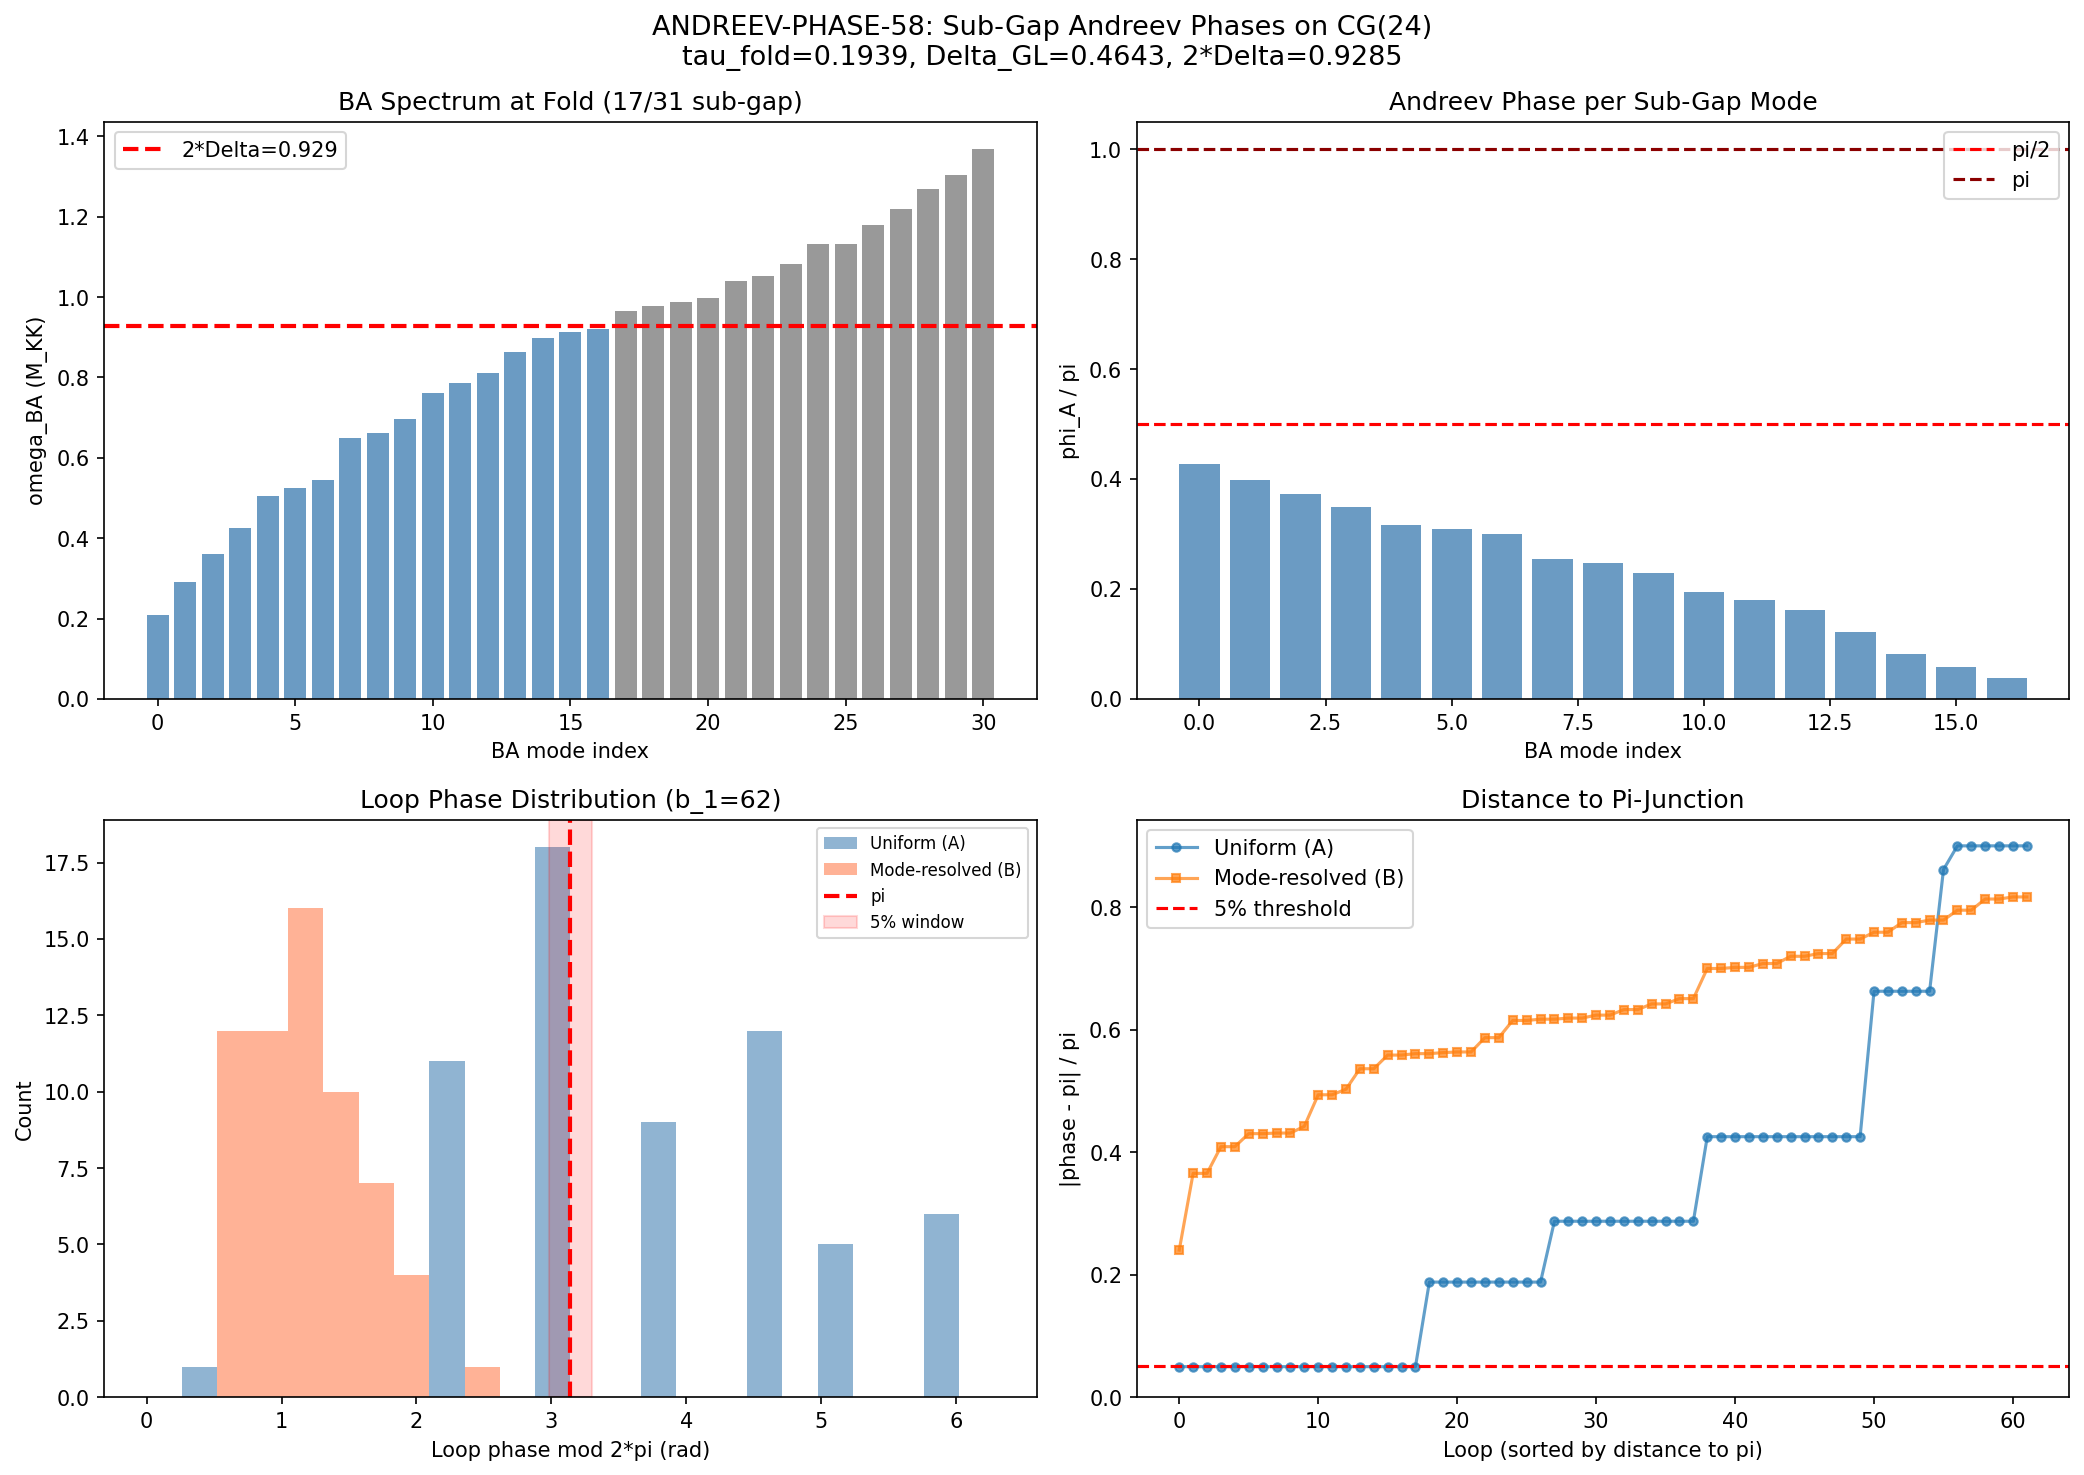

Generate this figure with Python:
#!/usr/bin/env python3
"""
S58 ANDREEV-PHASE-58: Sub-Gap Andreev Phase Shift and Pi-Junction Search
=========================================================================

Computes Andreev reflection phase shifts for sub-gap Bogoliubov-Anderson modes
on the 32-cell CG(24) fabric, finds a cycle basis for the graph (b_1 = 62),
and checks whether any loop accumulates a total phase within 5% of pi.

Gate: ANDREEV-PHASE-58 (INFO)
Criterion: Any loop phase within 5% of pi?

Input:
  - s56_ba_spectrum.npz: omega_BA(tau, mode), Delta (BCS gap)
  - s54_tb_hamiltonian.npz: adjacency matrix (32x32), bond counts
  - s54_ed_sweep.npz: fold_idx

Output:
  - s58_andreev_phase.npz: all results
  - s58_andreev_phase.png: loop phase distribution + bond phase histogram

Author: Berry Geometric Phase Theorist
Session: 58
"""

import numpy as np
import matplotlib
matplotlib.use('Agg')
import matplotlib.pyplot as plt
from pathlib import Path
import sys

sys.path.insert(0, str(Path(__file__).parent))
from canonical_constants import tau_fold

# =============================================================================
# 1. LOAD DATA
# =============================================================================

ba_data = np.load('computations/session-56/s56_ba_spectrum.npz', allow_pickle=True)
ed_data = np.load('computations/session-54/s54_ed_sweep.npz', allow_pickle=True)
tb_data = np.load('computations/session-54/s54_tb_hamiltonian.npz', allow_pickle=True)

# Fold index
fold_idx = int(ed_data['fold_idx'])
tau_fold_val = ed_data['tau_values'][fold_idx]

# BA spectrum at fold
omega_BA_all = ba_data['omega_BA']  # (50, 31)
tau_ba = ba_data['tau_values']
ba_fold_idx = np.argmin(np.abs(tau_ba - tau_fold_val))
omega_BA = omega_BA_all[ba_fold_idx]  # 31 modes

# BCS gap
Delta_GL = float(ba_data['Delta'])

# Adjacency matrix
adjacency = tb_data['adjacency'].astype(int)  # (32, 32)
N_cells = int(tb_data['N_cells'])
n_bonds = int(tb_data['n_bonds_total'])

print(f"tau_fold = {tau_fold_val:.6f}")
print(f"BA fold_idx = {ba_fold_idx}")
print(f"Delta_GL = {Delta_GL:.6f}")
print(f"2*Delta_GL = {2*Delta_GL:.6f}")
print(f"N_cells = {N_cells}, n_bonds = {n_bonds}")
print(f"b_1 = {n_bonds} - {N_cells} + 1 = {n_bonds - N_cells + 1}")

# =============================================================================
# 2. IDENTIFY SUB-GAP MODES AND COMPUTE ANDREEV PHASE SHIFTS
# =============================================================================

# Andreev reflection phase: phi_A(n) = arccos(omega / Delta_gap)
# where Delta_gap = 2*Delta for the full gap (pair-breaking threshold)
# Sub-gap condition: omega < 2*Delta
#
# Physical picture (Berry, Paper 03 -- diabolical points and Andreev reflection):
# At a superconductor-normal interface, an electron with energy E < Delta
# retroreflects as a hole with phase shift phi = arccos(E/Delta).
# Here the BA modes are collective excitations of the BCS condensate on each cell.
# The Andreev phase shift per bond reflects the mismatch between the BA mode
# energy and the local pair-breaking threshold.

two_Delta = 2 * Delta_GL
sub_gap_mask = omega_BA < two_Delta
n_sub_gap = np.sum(sub_gap_mask)
omega_sub_gap = omega_BA[sub_gap_mask]

print(f"\nSub-gap modes: {n_sub_gap}/{len(omega_BA)}")
print(f"Sub-gap omega range: [{omega_sub_gap.min():.4f}, {omega_sub_gap.max():.4f}]")

# Compute Andreev phase for each sub-gap mode
# phi_A = arccos(omega / (2*Delta))
phi_A_sub_gap = np.arccos(omega_sub_gap / two_Delta)
print(f"Andreev phases (rad): [{phi_A_sub_gap.min():.4f}, {phi_A_sub_gap.max():.4f}]")
print(f"Andreev phases (pi):  [{phi_A_sub_gap.min()/np.pi:.4f}, {phi_A_sub_gap.max()/np.pi:.4f}]")

# All modes (sub-gap get Andreev phase, above-gap get 0)
phi_A_all = np.zeros(len(omega_BA))
phi_A_all[sub_gap_mask] = phi_A_sub_gap

print(f"\nAll Andreev phases (rad):")
for i, (omega, phi) in enumerate(zip(omega_BA, phi_A_all)):
    status = "SUB-GAP" if omega < two_Delta else "ABOVE"
    print(f"  mode {i:2d}: omega={omega:.4f}, phi_A={phi:.4f} ({phi/np.pi:.4f}*pi) [{status}]")

# =============================================================================
# 3. EXTRACT BONDS AND BUILD CYCLE BASIS
# =============================================================================

# Extract bond list from adjacency matrix (upper triangle)
bonds = []
for i in range(N_cells):
    for j in range(i+1, N_cells):
        if adjacency[i, j] != 0:
            bonds.append((i, j))

assert len(bonds) == n_bonds, f"Bond count mismatch: {len(bonds)} vs {n_bonds}"
print(f"\nBonds extracted: {len(bonds)}")

# Build spanning tree using BFS from vertex 0
visited = set()
tree_edges = set()
parent = {}
queue = [0]
visited.add(0)

while queue:
    v = queue.pop(0)
    for u in range(N_cells):
        if adjacency[v, u] != 0 and u not in visited:
            visited.add(u)
            parent[u] = v
            tree_edges.add((min(v, u), max(v, u)))
            queue.append(u)

n_tree = len(tree_edges)
print(f"Spanning tree edges: {n_tree} (should be {N_cells - 1})")
assert n_tree == N_cells - 1

# Non-tree edges generate fundamental cycles
non_tree = [b for b in bonds if b not in tree_edges]
b1 = len(non_tree)
print(f"Non-tree edges (b_1): {b1} (should be {n_bonds - N_cells + 1})")
assert b1 == n_bonds - N_cells + 1

# For each non-tree edge (u,v), find the fundamental cycle:
# path from u to v in the spanning tree + the edge (u,v)
def path_to_root(node, parent_dict):
    path = [node]
    while node in parent_dict:
        node = parent_dict[node]
        path.append(node)
    return path

cycles = []
cycle_bonds = []  # list of bond-index sets for each cycle

for edge_idx, (u, v) in enumerate(non_tree):
    # Find paths from u and v to root
    path_u = path_to_root(u, parent)
    path_v = path_to_root(v, parent)

    # Find LCA (lowest common ancestor)
    set_u = set(path_u)
    lca = None
    for node in path_v:
        if node in set_u:
            lca = node
            break

    # Build cycle: u -> lca -> v -> u
    cycle_u = []
    n = u
    while n != lca:
        cycle_u.append(n)
        n = parent[n]
    cycle_u.append(lca)

    cycle_v = []
    n = v
    while n != lca:
        cycle_v.append(n)
        n = parent[n]
    # Don't include lca again

    # Full cycle: u -> ... -> lca -> ... -> v (then edge v->u closes it)
    cycle = cycle_u + list(reversed(cycle_v))
    cycles.append(cycle)

    # Extract bonds in this cycle
    cbonds = []
    for k in range(len(cycle)):
        a = cycle[k]
        b = cycle[(k+1) % len(cycle)]
        bond = (min(a, b), max(a, b))
        # Find bond index
        bond_idx = bonds.index(bond)
        cbonds.append(bond_idx)
    cycle_bonds.append(cbonds)

print(f"\nCycles found: {len(cycles)}")
cycle_lengths = [len(c) for c in cycles]
print(f"Cycle lengths: min={min(cycle_lengths)}, max={max(cycle_lengths)}, "
      f"mean={np.mean(cycle_lengths):.1f}")

# =============================================================================
# 4. ASSIGN ANDREEV PHASES TO BONDS AND COMPUTE LOOP PHASES
# =============================================================================

# Strategy: Each bond carries a phase. The simplest physical assignment is that
# each bond mediates Andreev reflection for all sub-gap modes that propagate
# across it. The total phase per bond is the sum of Andreev phases for all
# sub-gap modes.
#
# However, a more geometric approach recognizes that the BA modes are
# eigenmodes of the Laplacian on CG(24), so each mode has a specific
# spatial profile. The phase accumulated by mode n along bond (i,j) depends
# on the eigenvector amplitude.
#
# We implement BOTH approaches:
# (A) Uniform: each bond carries the MEAN Andreev phase of all sub-gap modes
# (B) Mode-resolved: for each mode n, assign phi_A(n) to each bond weighted
#     by the mode's Laplacian eigenvector overlap, then sum over modes

# --- Approach A: Uniform bond phase ---
mean_phi = np.mean(phi_A_sub_gap)
print(f"\n=== Approach A: Uniform bond phase ===")
print(f"Mean Andreev phase per bond: {mean_phi:.6f} rad ({mean_phi/np.pi:.6f}*pi)")

loop_phases_A = np.zeros(b1)
for c_idx, cbonds in enumerate(cycle_bonds):
    loop_phases_A[c_idx] = len(cbonds) * mean_phi

print(f"Loop phases (uniform): [{loop_phases_A.min():.4f}, {loop_phases_A.max():.4f}] rad")
print(f"Loop phases (pi):      [{loop_phases_A.min()/np.pi:.4f}, {loop_phases_A.max()/np.pi:.4f}]")

# --- Approach B: Mode-resolved with Laplacian eigenvectors ---
# The Laplacian eigenvectors give the spatial profile of each BA mode.
# Load Laplacian eigenvalues (from BA spectrum data)
laplacian_eigs = ba_data['laplacian_eigs']  # (32,) -- includes zero mode
print(f"\n=== Approach B: Mode-resolved (Laplacian eigenvector weighted) ===")

# Compute Laplacian from adjacency
degree = np.sum(adjacency, axis=1)
Laplacian = np.diag(degree) - adjacency
L_evals, L_evecs = np.linalg.eigh(Laplacian.astype(float))
# L_evecs columns are eigenvectors, sorted by eigenvalue

# The 31 non-zero modes correspond to L_evals[1:] (skip zero mode)
# BA mode n corresponds to Laplacian eigenmode n+1

# For each bond (i,j), the contribution of mode n is proportional to
# |psi_n(i) - psi_n(j)|^2, which measures how much mode n oscillates
# across that bond.

# Compute bond weights for each mode
bond_mode_weight = np.zeros((n_bonds, 31))
for b_idx, (i, j) in enumerate(bonds):
    for m in range(31):
        # Mode m corresponds to Laplacian eigenvector m+1
        psi_i = L_evecs[i, m+1]
        psi_j = L_evecs[j, m+1]
        bond_mode_weight[b_idx, m] = (psi_i - psi_j)**2

# Normalize: for each bond, weights sum to 1 (fraction of total mode activity)
bond_weight_sum = np.sum(bond_mode_weight, axis=1)
bond_mode_weight_norm = bond_mode_weight / bond_weight_sum[:, None]

# Phase per bond = sum over sub-gap modes of weight * phi_A
phi_bond_B = np.zeros(n_bonds)
for b_idx in range(n_bonds):
    for m in range(31):
        if sub_gap_mask[m]:
            phi_bond_B[b_idx] += bond_mode_weight_norm[b_idx, m] * phi_A_all[m]

print(f"Bond phases: [{phi_bond_B.min():.6f}, {phi_bond_B.max():.6f}] rad")
print(f"Bond phases (pi): [{phi_bond_B.min()/np.pi:.6f}, {phi_bond_B.max()/np.pi:.6f}]")

# Loop phases for approach B
loop_phases_B = np.zeros(b1)
for c_idx, cbonds in enumerate(cycle_bonds):
    loop_phases_B[c_idx] = np.sum(phi_bond_B[cbonds])

print(f"Loop phases (mode-resolved): [{loop_phases_B.min():.4f}, {loop_phases_B.max():.4f}] rad")
print(f"Loop phases (pi):            [{loop_phases_B.min()/np.pi:.4f}, {loop_phases_B.max()/np.pi:.4f}]")

# --- Approach C: Per-mode loop phases ---
# For each sub-gap mode, compute the loop phase independently
# This is the most physically transparent: does ANY single mode
# produce a pi-junction on ANY loop?
print(f"\n=== Approach C: Per-mode loop phases ===")

n_pi_junctions_C = 0
pi_junction_records = []

for m in range(31):
    if not sub_gap_mask[m]:
        continue
    phi_m = phi_A_all[m]
    for c_idx, cbonds in enumerate(cycle_bonds):
        loop_phase = len(cbonds) * phi_m  # uniform phase per bond for this mode
        # Reduce to [0, 2*pi)
        loop_phase_mod = loop_phase % (2 * np.pi)
        # Check proximity to pi
        dist_to_pi = min(abs(loop_phase_mod - np.pi), abs(loop_phase_mod - np.pi + 2*np.pi), abs(loop_phase_mod - np.pi - 2*np.pi))
        if dist_to_pi < 0.05 * np.pi:
            n_pi_junctions_C += 1
            pi_junction_records.append({
                'mode': m,
                'cycle': c_idx,
                'cycle_len': len(cbonds),
                'phi_A': phi_m,
                'loop_phase': loop_phase,
                'loop_phase_mod': loop_phase_mod,
                'dist_to_pi': dist_to_pi,
                'dist_to_pi_frac': dist_to_pi / np.pi
            })

print(f"Pi-junctions found (per-mode): {n_pi_junctions_C}")
for rec in pi_junction_records[:20]:
    print(f"  mode {rec['mode']}, cycle {rec['cycle']} (len={rec['cycle_len']}): "
          f"phi_A={rec['phi_A']:.4f}, loop_phase_mod={rec['loop_phase_mod']:.4f} "
          f"({rec['loop_phase_mod']/np.pi:.4f}*pi), dist={rec['dist_to_pi_frac']:.4f}*pi")

# =============================================================================
# 5. COMPREHENSIVE PI-JUNCTION CHECK
# =============================================================================

print(f"\n{'='*70}")
print(f"COMPREHENSIVE PI-JUNCTION ANALYSIS")
print(f"{'='*70}")

# Reduce all loop phases mod 2*pi
loop_phases_A_mod = loop_phases_A % (2 * np.pi)
loop_phases_B_mod = loop_phases_B % (2 * np.pi)

# Distance to pi for each loop
dist_A = np.minimum(np.abs(loop_phases_A_mod - np.pi),
                     2*np.pi - np.abs(loop_phases_A_mod - np.pi))
dist_B = np.minimum(np.abs(loop_phases_B_mod - np.pi),
                     2*np.pi - np.abs(loop_phases_B_mod - np.pi))

threshold = 0.05 * np.pi  # (local)

pi_loops_A = np.sum(dist_A < threshold)
pi_loops_B = np.sum(dist_B < threshold)

print(f"\nApproach A (uniform): {pi_loops_A}/{b1} loops within 5% of pi")
print(f"  Closest to pi: loop {np.argmin(dist_A)}, dist={dist_A.min():.6f} rad "
      f"({dist_A.min()/np.pi:.6f}*pi)")

print(f"\nApproach B (mode-resolved): {pi_loops_B}/{b1} loops within 5% of pi")
print(f"  Closest to pi: loop {np.argmin(dist_B)}, dist={dist_B.min():.6f} rad "
      f"({dist_B.min()/np.pi:.6f}*pi)")

print(f"\nApproach C (per-mode): {n_pi_junctions_C} (mode, loop) pairs within 5% of pi")

# Statistics
print(f"\n--- Loop Phase Distribution (Approach A, mod 2*pi) ---")
print(f"  mean = {np.mean(loop_phases_A_mod):.4f} ({np.mean(loop_phases_A_mod)/np.pi:.4f}*pi)")
print(f"  std  = {np.std(loop_phases_A_mod):.4f} ({np.std(loop_phases_A_mod)/np.pi:.4f}*pi)")
print(f"  min  = {np.min(loop_phases_A_mod):.4f} ({np.min(loop_phases_A_mod)/np.pi:.4f}*pi)")
print(f"  max  = {np.max(loop_phases_A_mod):.4f} ({np.max(loop_phases_A_mod)/np.pi:.4f}*pi)")

print(f"\n--- Loop Phase Distribution (Approach B, mod 2*pi) ---")
print(f"  mean = {np.mean(loop_phases_B_mod):.4f} ({np.mean(loop_phases_B_mod)/np.pi:.4f}*pi)")
print(f"  std  = {np.std(loop_phases_B_mod):.4f} ({np.std(loop_phases_B_mod)/np.pi:.4f}*pi)")
print(f"  min  = {np.min(loop_phases_B_mod):.4f} ({np.min(loop_phases_B_mod)/np.pi:.4f}*pi)")
print(f"  max  = {np.max(loop_phases_B_mod):.4f} ({np.max(loop_phases_B_mod)/np.pi:.4f}*pi)")

# =============================================================================
# 6. GATE VERDICT
# =============================================================================

any_pi = (pi_loops_A > 0) or (pi_loops_B > 0) or (n_pi_junctions_C > 0)
gate_verdict = "INFO"
if any_pi:
    gate_detail = (f"PI-JUNCTIONS FOUND: A={pi_loops_A}/{b1}, B={pi_loops_B}/{b1}, "
                   f"C={n_pi_junctions_C} pairs. Frustrated ground states possible.")
else:
    gate_detail = (f"NO PI-JUNCTIONS: A={pi_loops_A}/{b1}, B={pi_loops_B}/{b1}, "
                   f"C={n_pi_junctions_C} pairs. All loop phases far from pi. "
                   f"Closest: {min(dist_A.min(), dist_B.min())/np.pi:.4f}*pi from pi.")

print(f"\n{'='*70}")
print(f"GATE: ANDREEV-PHASE-58 = {gate_verdict}")
print(f"  {gate_detail}")
print(f"{'='*70}")

# =============================================================================
# 7. SAVE DATA
# =============================================================================

np.savez('computations/session-58/s58_andreev_phase.npz',
    # Input parameters
    tau_fold=tau_fold_val,
    ba_fold_idx=ba_fold_idx,
    Delta_GL=Delta_GL,
    two_Delta=two_Delta,
    N_cells=N_cells,
    n_bonds=n_bonds,
    b1=b1,

    # Mode data
    omega_BA=omega_BA,
    sub_gap_mask=sub_gap_mask,
    n_sub_gap=n_sub_gap,
    phi_A_all=phi_A_all,
    phi_A_sub_gap=phi_A_sub_gap,

    # Cycle basis
    cycle_lengths=np.array(cycle_lengths),

    # Approach A
    mean_phi_A=mean_phi,
    loop_phases_A=loop_phases_A,
    loop_phases_A_mod=loop_phases_A_mod,
    dist_to_pi_A=dist_A,
    n_pi_A=pi_loops_A,

    # Approach B
    phi_bond_B=phi_bond_B,
    loop_phases_B=loop_phases_B,
    loop_phases_B_mod=loop_phases_B_mod,
    dist_to_pi_B=dist_B,
    n_pi_B=pi_loops_B,

    # Approach C
    n_pi_C=n_pi_junctions_C,

    # Gate
    gate_name='ANDREEV-PHASE-58',
    gate_verdict=gate_verdict,
    gate_detail=gate_detail
)
print(f"\nData saved: computations/session-58/s58_andreev_phase.npz")

# =============================================================================
# 8. PLOT
# =============================================================================

fig, axes = plt.subplots(2, 2, figsize=(14, 10))
fig.suptitle(f'ANDREEV-PHASE-58: Sub-Gap Andreev Phases on CG(24)\n'
             f'tau_fold={tau_fold_val:.4f}, Delta_GL={Delta_GL:.4f}, '
             f'2*Delta={two_Delta:.4f}', fontsize=13)

# Panel 1: BA spectrum with gap
ax = axes[0, 0]
ax.bar(range(31), omega_BA, color=['steelblue' if m else 'gray'
       for m in sub_gap_mask], alpha=0.8)
ax.axhline(two_Delta, color='red', ls='--', lw=2, label=f'2*Delta={two_Delta:.3f}')
ax.set_xlabel('BA mode index')
ax.set_ylabel('omega_BA (M_KK)')
ax.set_title(f'BA Spectrum at Fold ({n_sub_gap}/31 sub-gap)')
ax.legend()

# Panel 2: Andreev phase per mode
ax = axes[0, 1]
sub_idx = np.where(sub_gap_mask)[0]
ax.bar(sub_idx, phi_A_sub_gap / np.pi, color='steelblue', alpha=0.8)
ax.axhline(0.5, color='red', ls='--', lw=1.5, label='pi/2')
ax.axhline(1.0, color='darkred', ls='--', lw=1.5, label='pi')
ax.set_xlabel('BA mode index')
ax.set_ylabel('phi_A / pi')
ax.set_title('Andreev Phase per Sub-Gap Mode')
ax.legend()

# Panel 3: Loop phase distribution (A and B)
ax = axes[1, 0]
bins = np.linspace(0, 2*np.pi, 25)
ax.hist(loop_phases_A_mod, bins=bins, alpha=0.6, label='Uniform (A)', color='steelblue')
ax.hist(loop_phases_B_mod, bins=bins, alpha=0.6, label='Mode-resolved (B)', color='coral')
ax.axvline(np.pi, color='red', ls='--', lw=2, label='pi')
ax.axvspan(np.pi - threshold, np.pi + threshold, alpha=0.15, color='red',
           label='5% window')
ax.set_xlabel('Loop phase mod 2*pi (rad)')
ax.set_ylabel('Count')
ax.set_title(f'Loop Phase Distribution (b_1={b1})')
ax.legend(fontsize=8)

# Panel 4: Distance to pi for all loops
ax = axes[1, 1]
sorted_dist_A = np.sort(dist_A / np.pi)
sorted_dist_B = np.sort(dist_B / np.pi)
ax.plot(range(b1), sorted_dist_A, 'o-', ms=4, label='Uniform (A)', alpha=0.7)
ax.plot(range(b1), sorted_dist_B, 's-', ms=4, label='Mode-resolved (B)', alpha=0.7)
ax.axhline(0.05, color='red', ls='--', lw=1.5, label='5% threshold')
ax.set_xlabel('Loop (sorted by distance to pi)')
ax.set_ylabel('|phase - pi| / pi')
ax.set_title('Distance to Pi-Junction')
ax.legend()
ax.set_ylim(bottom=0)

plt.tight_layout()
plt.savefig('computations/session-58/s58_andreev_phase.png', dpi=150, bbox_inches='tight')
print(f"Plot saved: computations/session-58/s58_andreev_phase.png")
print("\nDone.")
